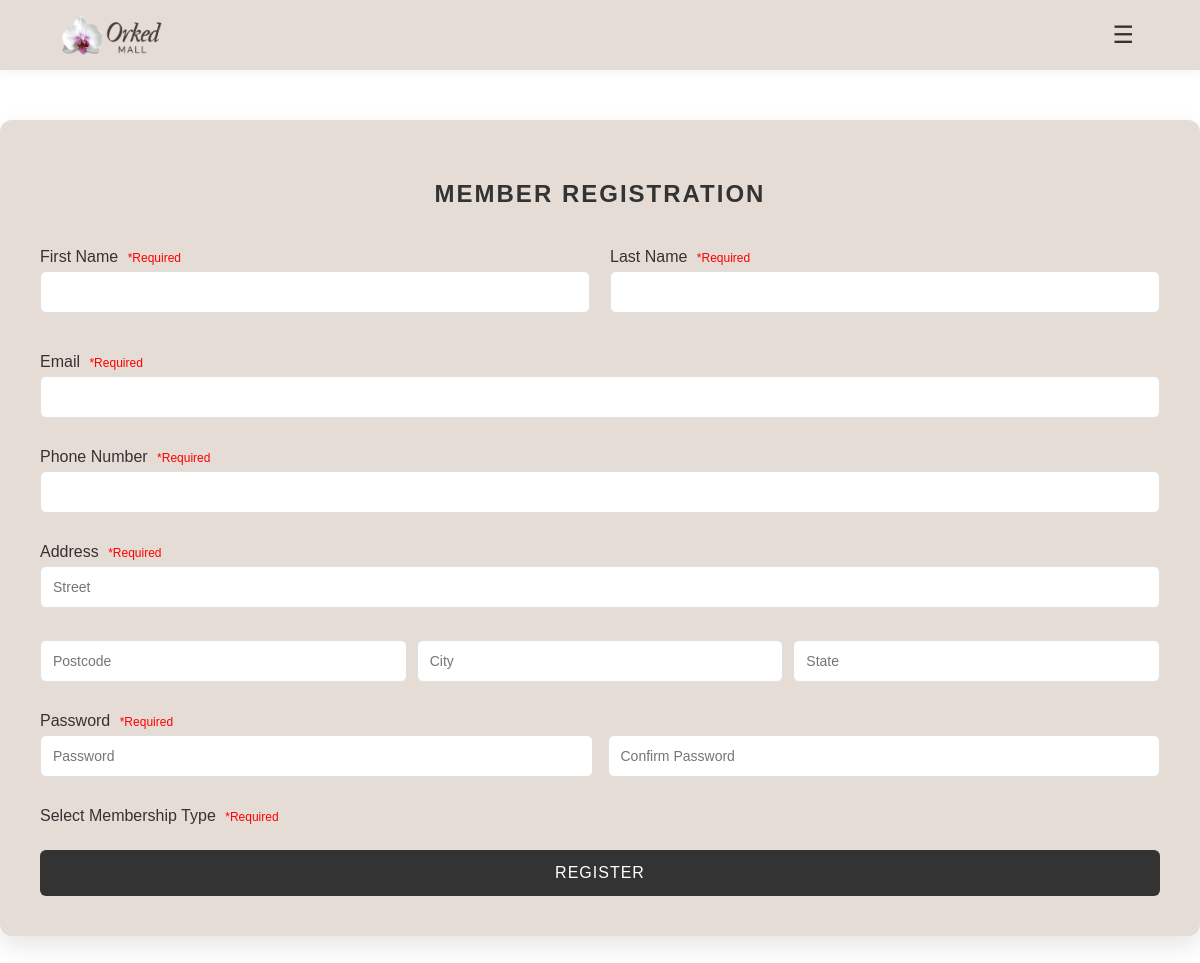
The page /memberRegister.php on the database as committed earlier.
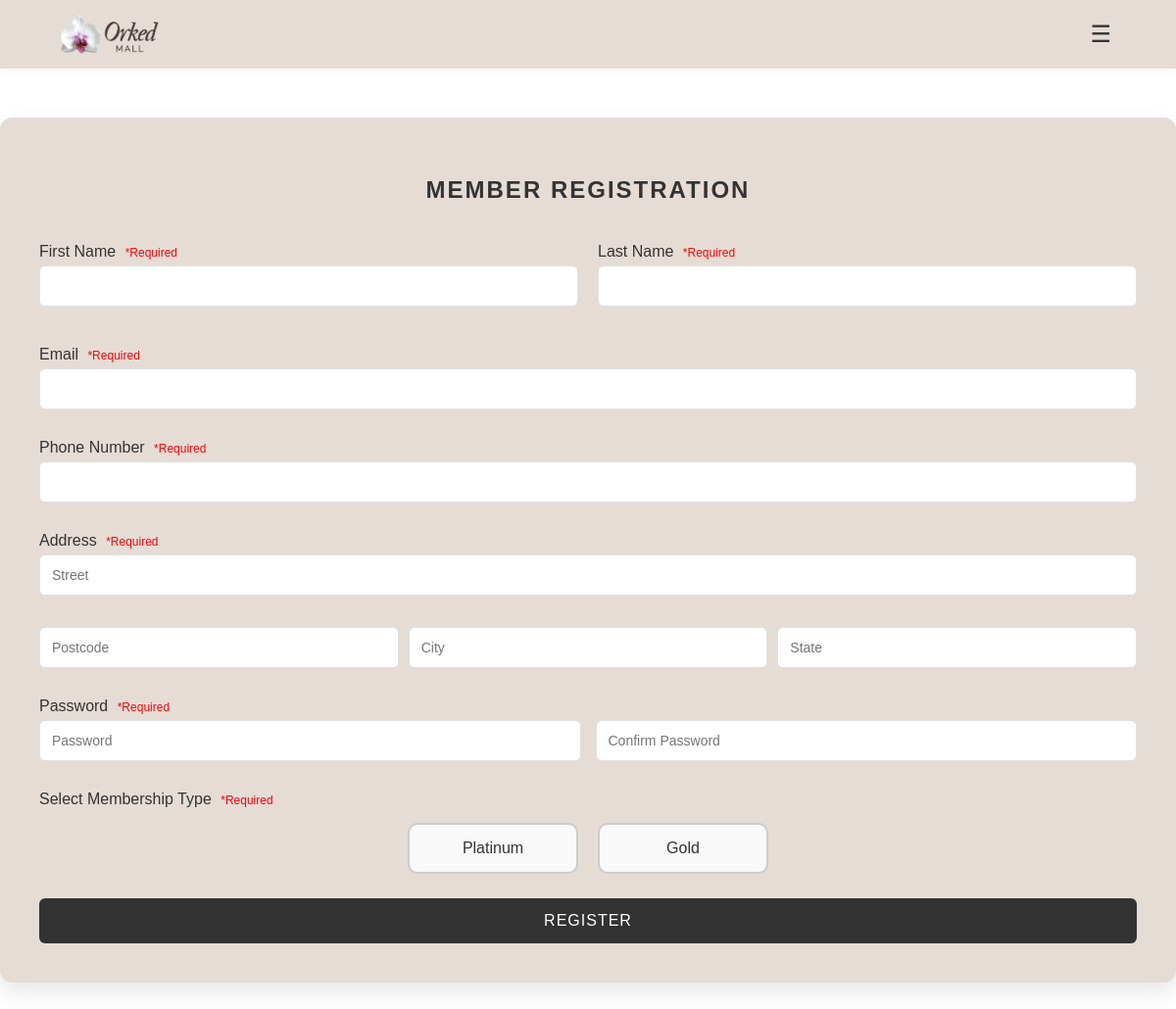
The same page on the database as committed later.
### tables this page shows
CREATE TABLE `membership_type` (
  `mTypeID` int(11) NOT NULL,
  `mTypeName` varchar(50) NOT NULL,
  `price` decimal(10,2) NOT NULL,
  `duration` int(11) NOT NULL
);

### memberRegister.php (the view, shortened to what this page needs)
<?php include 'db.php';
$membershipTypes = [];
$result = $conn->query("SELECT mTypeID, mTypeName FROM membership_type");
if ($result->num_rows > 0) {
    while ($row = $result->fetch_assoc()) {
        $membershipTypes[] = $row;
    }
}
?>
<!DOCTYPE html>
<html lang="en">
<head>
    <link rel="stylesheet" href="css/styleRegister.css">
</head>
<body>
<header class="topbar">
    <div class="logo">
        <a href="index.html">
            <img src="images/orked.png" class="logo-img">
        </a>
    </div>
    <div class="right-controls">
        <div class="dropdown">
            <button class="menu-btn" onclick="toggleMenu('menuList')">☰</button>
        </div>
    </div>
</header>
<div class="register-container">
    <h2>Member Registration</h2>
    <form action="memberRegisterProcess.php" method="POST" id="registerForm" onsubmit="return validateRegister();">
        <div class="name-row">
            <div class="name-field">
                <label>First Name <span class="required-label">*Required</span></label>
                <input type="text" name="firstName" required>
            </div>
            <div class="name-field">
                <label>Last Name <span class="required-label">*Required</span></label>
                <input type="text" name="lastName" required>
            </div>
        </div>
        <label>Email <span class="required-label">*Required</span></label>
        <input type="email" name="email" required>
        <label>Phone Number <span class="required-label">*Required</span></label>
        <input type="text" name="phoneNum" required>
        <label>Address <span class="required-label">*Required</span></label>
        <div class="address-box">
        <input type="text" name="street" placeholder="Street" class="street" required>
        <div class="address-row">
            <input type="text" name="postcode" placeholder="Postcode" required>
            <input type="text" name="city" placeholder="City" required>
            <input type="text" name="state" placeholder="State" required>
        </div>
        </div>
        <label>Password <span class="required-label">*Required</span></label>
        <div class="password-row">
            <input type="password" id="password" name="password" placeholder="Password" required>
            <input type="password" id="confirm" name="confirm" placeholder="Confirm Password" required>
        </div>
        <label>Select Membership Type <span class="required-label">*Required</span></label>
        <div class="membership-options">
            <?php foreach($membershipTypes as $type): ?>
                <label class="membership-box">
                <span class="membership-text"><?= $type['mTypeName'] ?></span>
                </label>
            <?php endforeach; ?>
        </div>
        <button type="submit">Register</button>
    </form>
</div>
</body>
</html>

### css/styleRegister.css (style rules this page uses)
:root { --brand-sand: #e5dcd6; --brand-rose: #e19bb1; --text-dark: #333333; --white: #ffffff; --border-light: #e0e0e0; }
body { background-color: #f2f2f2; font-family: Arial, sans-serif; margin: 0; padding: 0; }
.topbar { display: flex; justify-content: space-between; align-items: center; padding: 10px 20px; background-color: #fff; box-shadow: 0 2px 5px rgba(0,0,0,0.1); position: relative; }
.logo-img { width: 50px; height: auto; vertical-align: middle; }
.menu-btn { font-size: 24px; background: none; border: none; cursor: pointer; }
.register-container h2 { text-align: center; margin-bottom: 20px; }
.register-container form label { display: block; margin: 10px 0 5px; }
.register-container input, .register-container select { width: 100%; padding: 10px; margin-bottom: 10px; border-radius: 5px; border: 1px solid #ccc; }
.register-container button { width: 100%; padding: 12px; background-color: #e91e63; border: none; color: #fff; font-size: 16px; border-radius: 8px; cursor: pointer; }
.required-label { color: red; font-size: 12px; }
body { font-family: 'Poppins', sans-serif; background-color: var(--white); margin: 0; padding: 0; color: var(--text-dark); }
.topbar { display: flex; justify-content: space-between; align-items: center; padding: 15px 60px; background-color: var(--brand-sand); position: sticky; top: 0; z-index: 1000; box-shadow: 0 2px 10px rgba(0,0,0,0.05); }
.logo-img { height: 40px; width: auto; }
.menu-btn { font-size: 24px; cursor: pointer; border: none; background: none; color: var(--text-dark); }
.register-container { max-width: 1200px; margin: 50px auto; background-color: var(--brand-sand); padding: 40px; border-radius: 12px; box-shadow: 0 10px 25px rgba(0,0,0,0.1); }
.register-container h2 { text-align: center; margin-bottom: 30px; text-transform: uppercase; letter-spacing: 2px; }
.register-container label { display: block; margin-bottom: 5px; font-weight: 500; }
.required-label { color: var(#d90711); margin-left: 5px; }
.register-container input, .register-container select { width: 100%; padding: 12px; margin-bottom: 20px; border-radius: 6px; border: 1px solid var(--border-light); box-sizing: border-box; font-size: 14px; }
.register-container button { width: 100%; padding: 14px; background-color: var(--text-dark); color: var(--white); border: none; border-radius: 6px; text-transform: uppercase; font-weight: 500; letter-spacing: 1px; cursor: pointer; transition: 0.3s; }
.name-row { display: flex; gap: 20px; margin-bottom: 20px; }
.name-row .name-field { flex: 1; display: flex; flex-direction: column; }
.address-box { display: flex; flex-direction: column; gap: 12px; }
.address-box .street { width: 100%; }
.address-row { display: flex; gap: 10px; }
.address-row input { flex: 1; }
.password-row { display: flex; gap: 15px; }
.password-row input { flex: 1; }
.membership-options { display: flex; gap: 20px; margin-bottom: 20px; }
.membership-options { display: flex; gap: 20px; margin-bottom: 20px; justify-content: center; flex-wrap: wrap; }
.membership-box { display: flex; align-items: center; justify-content: center; border: 2px solid #ccc; padding: 15px 25px; border-radius: 10px; cursor: pointer; transition: all 0.3s; user-select: none; font-weight: 500; background-color: #f9f9f9; text-align: center; min-width: 120px; }
.membership-box .membership-text { pointer-events: none; }

Rows that differ between the two databases and show on the page:
added membership_type: mTypeName "Platinum"
added membership_type: mTypeName "Gold"
